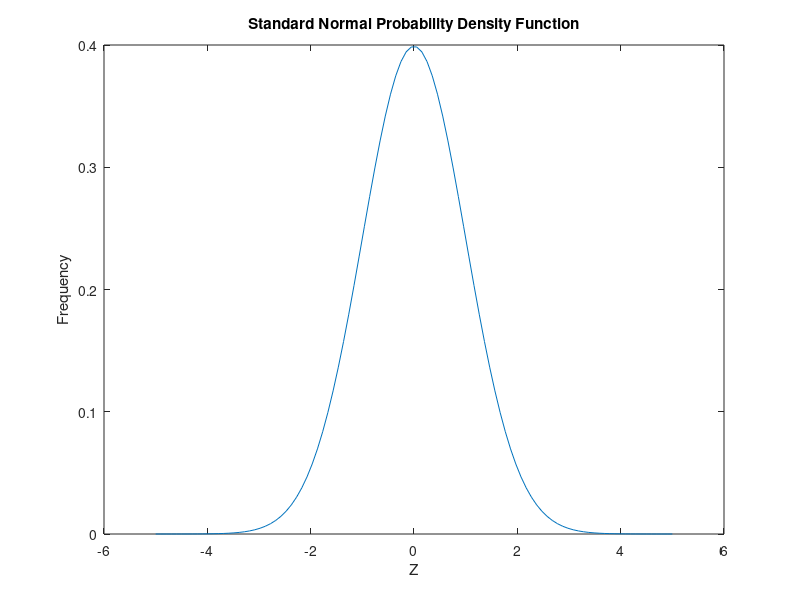

Here is the MATLAB script that generated this plot:
x=linspace(-5,5);
y=(1/(sqrt(2*pi))).*exp((-x.^2)/2);
plot(x,y)

title 'Standard Normal Probability Density Function'
ylabel 'Frequency'
xlabel 'Z'